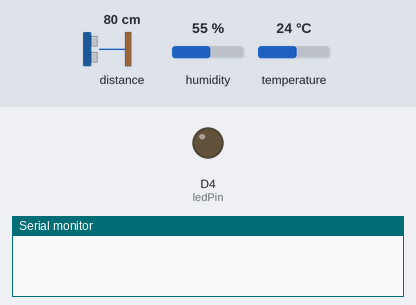
Bench run of a sketch on a simulated ESP8266 (NodeMCU). Parts: output pins drawn as LEDs (lit = HIGH), the last lines printed to the serial monitor. Dashed ring = blinking. The inputs (shaded band) are chosen by the test bench; at power-on: distance to the obstacle 80 cm, temperature 24 °C, humidity 55 %. WiFi joins after 1.5 s; servers stay silent unless stated; uploads are accepted with an empty reply.

Above: at 0.0 s.
At 0.6 s:
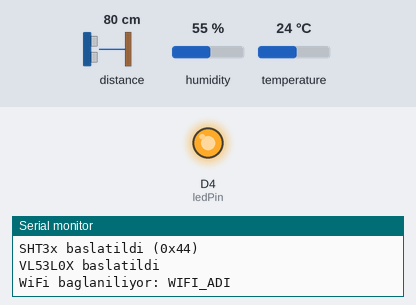
At 3.5 s:
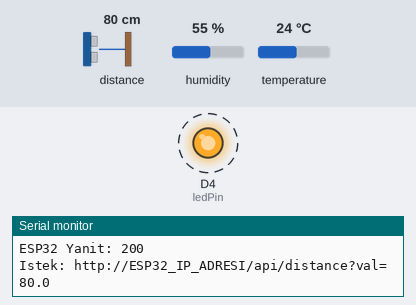
3.6 s: distance to the obstacle set to 2 cm
7.1 s: temperature set to 28 °C
Timing chart, 0 to 16.6 s (numbered marks = the images above; inputs shaded):
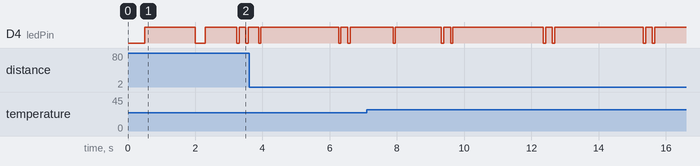

The sketch:

nodemcu8266.ino
```cpp
#include <ESP8266WiFi.h>
#include <ESP8266HTTPClient.h>
#include <WiFiClient.h>
#include <Wire.h>
#include <VL53L0X.h>
#include <Adafruit_SHT31.h>


const char* ssid     = "WIFI_ADI";
const char* password = "WIFI_SIFRESI";
const char* esp32_ip = "ESP32_IP_ADRESI";

#ifndef LED_BUILTIN
  #define LED_BUILTIN 2
#endif
const int ledPin    = LED_BUILTIN;
const int buttonPin = 0;

#define I2C_SDA D2 // GPIO4
#define I2C_SCL D1 // GPIO5

VL53L0X tofSensor;
Adafruit_SHT31 sht31 = Adafruit_SHT31();

bool tofReady = false;
bool shtReady = false;

// Sensor degerleri
float currentTemp = 0.0;
float currentHum  = 0.0;
float currentDistCm = 999.0;

// Esik degerleri (Otomasyon)
const float TEMP_AC_THRESHOLD = 25.0; // 25 C uzeri ac
const float TEMP_HYSTERESIS   = 24.0; // 24 C alti reset
bool tempTriggered = false;

// Jest zamanlamasi
unsigned long lastGestureTime = 0;
const unsigned long gestureCooldown = 2500;
bool gestureWaitingRelease = false;

// Telemetri periyodu (3 sn)
unsigned long lastTelemetryTime = 0;
const unsigned long telemetryInterval = 3000;

// Buton debounce
int lastButtonState = HIGH;
unsigned long lastDebounceTime = 0;
const unsigned long debounceDelay = 150;

void blinkLed(int ms = 60) {
  digitalWrite(ledPin, LOW);
  delay(ms);
  digitalWrite(ledPin, HIGH);
}

// ESP32ye HTTP GET istegi
bool sendHttpRequest(String path) {
  if (WiFi.status() != WL_CONNECTED) {
    Serial.println("WiFi baglantisi yok, baglanmaya calisiliyor...");
    WiFi.begin(ssid, password);
    return false;
  }

  WiFiClient client;
  client.setNoDelay(true);
  client.setTimeout(1500);

  HTTPClient http;
  http.setTimeout(1500);

  String url = "http://" + String(esp32_ip) + path;
  Serial.print("Istek: ");
  Serial.println(url);

  http.begin(client, url);
  int httpCode = http.GET();

  bool success = false;
  if (httpCode > 0) {
    Serial.printf("ESP32 Yanit: %d\n", httpCode);
    blinkLed(70);
    success = true;
  } else {
    Serial.printf("HTTP Hata: %s\n", http.errorToString(httpCode).c_str());
  }

  http.end();
  return success;
}

void sendKlimaCommand(const char* cmd) {
  if (strcmp(cmd, "1") == 0 || strcmp(cmd, "on") == 0) {
    Serial.println("Klima AC komutu gonderiliyor...");
  } else {
    Serial.println("Klima KAPAT komutu gonderiliyor...");
  }

  String path = "/api/klima?cmd=" + String(cmd);
  sendHttpRequest(path);
}

void sendTelemetryData() {
  if (WiFi.status() != WL_CONNECTED) return;

  // Sensor verileri
  String sensorPath = "/api/sensor?temp=" + String(currentTemp, 1) +
                      "&hum=" + String(currentHum, 1) +
                      "&dist=" + String(currentDistCm, 1);
  sendHttpRequest(sensorPath);

  // Mesafe verisi
  String distPath = "/api/distance?val=" + String(currentDistCm, 1);
  sendHttpRequest(distPath);
}

void setup() {
  Serial.begin(115200);
  delay(500);

  Serial.println("\nNodeMCU baslatiliyor...");

  pinMode(ledPin, OUTPUT);
  digitalWrite(ledPin, HIGH);
  pinMode(buttonPin, INPUT_PULLUP);

  Wire.begin(I2C_SDA, I2C_SCL);
  Wire.setClock(100000);

  // SHT3x baslat
  if (sht31.begin(0x44)) {
    Serial.println("SHT3x baslatildi (0x44)");
    shtReady = true;
  } else if (sht31.begin(0x45)) {
    Serial.println("SHT3x baslatildi (0x45)");
    shtReady = true;
  } else {
    Serial.println("SHT3x bulunamadi!");
  }

  // VL53L0X baslat
  tofSensor.setTimeout(500);
  if (tofSensor.init()) {
    tofSensor.setSignalRateLimit(0.1);
    tofSensor.setVcselPulsePeriod(VL53L0X::VcselPeriodPreRange, 18);
    tofSensor.setVcselPulsePeriod(VL53L0X::VcselPeriodFinalRange, 14);
    tofSensor.setMeasurementTimingBudget(50000);

    Serial.println("VL53L0X baslatildi");
    tofReady = true;
  } else {
    Serial.println("VL53L0X bulunamadi!");
  }

  // WiFi baglantisi
  WiFi.mode(WIFI_STA);
  WiFi.setAutoReconnect(true);
  WiFi.begin(ssid, password);

  Serial.print("WiFi baglaniliyor: ");
  Serial.println(ssid);
  int attempts = 0;
  while (WiFi.status() != WL_CONNECTED && attempts < 30) {
    delay(500);
    Serial.print(".");
    attempts++;
  }

  if (WiFi.status() == WL_CONNECTED) {
    Serial.println("\nWiFi baglandi.");
    Serial.print("IP: ");
    Serial.println(WiFi.localIP());
    Serial.print("ESP32 Hedef IP: ");
    Serial.println(esp32_ip);
    blinkLed(300);
  } else {
    Serial.println("\nWiFi baglantisi kurulamadi!");
  }
}

void loop() {
  unsigned long now = millis();

  // 1. VL53L0X mesafe okuma (~80ms)
  static unsigned long lastDistanceRead = 0;
  if (tofReady && (now - lastDistanceRead >= 80)) {
    lastDistanceRead = now;
    uint16_t distMm = tofSensor.readRangeSingleMillimeters();
    if (tofSensor.timeoutOccurred() || distMm >= 8190 || distMm > 1200) {
      currentDistCm = 999.0;
    } else {
      currentDistCm = distMm / 10.0;
    }
  }

  // 2. SHT3x sicaklik ve nem okuma (~1000ms)
  static unsigned long lastSensorRead = 0;
  if (shtReady && (now - lastSensorRead >= 1000)) {
    lastSensorRead = now;
    float t = sht31.readTemperature();
    float h = sht31.readHumidity();
    if (!isnan(t) && !isnan(h)) {
      currentTemp = t;
      currentHum  = h;
    }
  }

  // 3. El hareketi (jest) kontrolu
  if (currentDistCm > 40.0 || currentDistCm >= 999.0) {
    gestureWaitingRelease = false;
  }

  if (!gestureWaitingRelease && (now - lastGestureTime >= gestureCooldown)) {
    // Yakin hareket: 1-10 cm -> Klima AC
    if (currentDistCm > 1.0 && currentDistCm < 10.0) {
      Serial.printf("[JEST] Yakin el algilandi: %.1f cm -> Klima AC\n", currentDistCm);
      sendKlimaCommand("1");
      lastGestureTime = now;
      gestureWaitingRelease = true;
    }
    // Uzak hareket: 20-35 cm -> Klima KAPAT
    else if (currentDistCm >= 20.0 && currentDistCm <= 35.0) {
      Serial.printf("[JEST] Uzak el algilandi: %.1f cm -> Klima KAPAT\n", currentDistCm);
      sendKlimaCommand("0");
      lastGestureTime = now;
      gestureWaitingRelease = true;
    }
  }

  // 4. Sicaklik esik kontrolu
  if (shtReady && currentTemp > 0) {
    if (currentTemp >= TEMP_AC_THRESHOLD && !tempTriggered) {
      Serial.printf("[OTO] Sicaklik yuksek: %.2f C -> Klima AC\n", currentTemp);
      sendKlimaCommand("1");
      tempTriggered = true;
    }
    else if (currentTemp < TEMP_HYSTERESIS && tempTriggered) {
      Serial.printf("[OTO] Sicaklik normale dondu: %.2f C\n", currentTemp);
      tempTriggered = false;
    }
  }

  // 5. Buton kontrolu
  int currentButtonState = digitalRead(buttonPin);
  if (lastButtonState == HIGH && currentButtonState == LOW) {
    if (now - lastDebounceTime > debounceDelay) {
      lastDebounceTime = now;
      Serial.println("[BUTON] Klima toggle gonderiliyor");
      sendHttpRequest("/api/klima?cmd=toggle");
    }
  }
  lastButtonState = currentButtonState;

  // 6. Seri port log ve telemetri aktarimi
  if (now - lastTelemetryTime >= telemetryInterval) {
    lastTelemetryTime = now;

    Serial.printf("[CANLI] Sicaklik: %.1f C | Nem: %%%.1f | Mesafe: ", currentTemp, currentHum);
    if (currentDistCm >= 999.0) {
      Serial.print("Menzil Disi");
    } else {
      Serial.printf("%.1f cm", currentDistCm);
    }
    Serial.printf(" | WiFi: %s\n", (WiFi.status() == WL_CONNECTED) ? "Bagli" : "Kopuk");

    sendTelemetryData();
  }

  delay(30);
}
```
